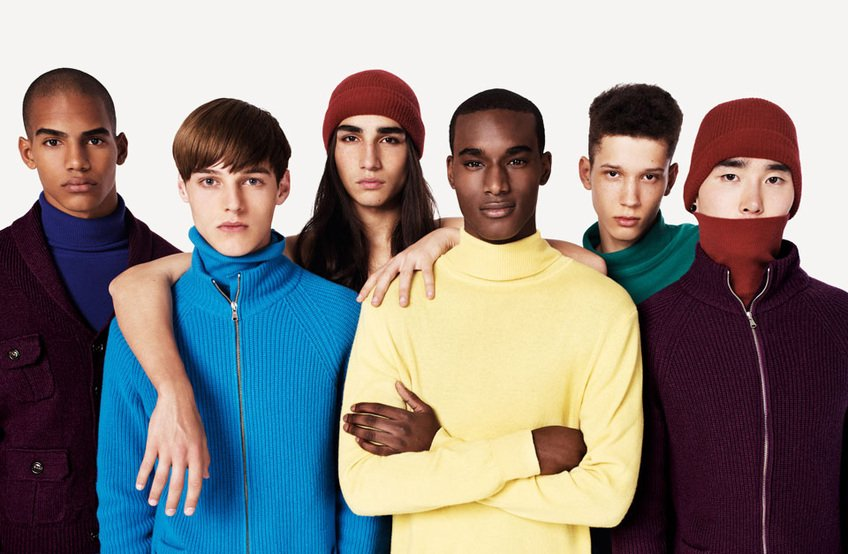
//> input picture Skin Segmentation/images/1.jpg, 848 x 554 px, given in place of images8.jpg, which was not available
$ ./Source   (built with g++ and OpenCV 4)
//> lines starting //> are read from the running program, lines starting //| are printed output that depends on the picture; after the words box and inside, x2 and y2 are one past the last pixel; in counts of white or black regions, pixels touching at a corner belong together; pictures that were not available may be replaced by others from this repository, and a replacement may not be noted
#include <opencv2\opencv.hpp>
#include <fstream>

using namespace cv;
using namespace std;

/*--------------- SKIN SEGMENTATION ---------------*/
int main() {

	// read image and store it as Mat
    Mat imageHSV;
	Mat imageFilter;
	Mat temp;

	vector<vector<Point> > contours;
	vector<vector<Point> > contours_temp;
	vector<vector<Point> >  approxFace;
	vector<Vec4i> hierarchy;
	vector<Vec4i> hierarchy_temp;


    Mat imageRGB = imread("images\8.jpg", CV_LOAD_IMAGE_UNCHANGED);
//> imageRGB is the input picture: 554 rows x 848 cols, CV_8UC3; mean B, G, R 135.8, 137.8, 142.5

	// convert from BGR -> HSV
	cvtColor(imageRGB, imageHSV, COLOR_BGR2HSV);
//> imageHSV: 554 rows x 848 cols, CV_8UC3; mean H, S, V 60.8, 115.5, 164.8
	boxFilter(imageHSV, imageFilter, -1, Size(3, 3), Point(-1, -1), true, BORDER_DEFAULT);
//> imageFilter: 554 rows x 848 cols, CV_8UC3; mean H, S, V 60.8, 115.5, 164.8

	// handle error if no image is found
	if (imageRGB.empty()){
		cout << "Error: Image cant be loaded" << endl;
		system("pause");
	}

	// show image in window
	namedWindow("Original Image", CV_WINDOW_AUTOSIZE);
	imshow("Original Image", imageRGB);
	Mat final_image;

	// filter image within this range of color
	inRange(imageFilter, Scalar(4, 50, 142), Scalar(16, 189, 226), final_image);
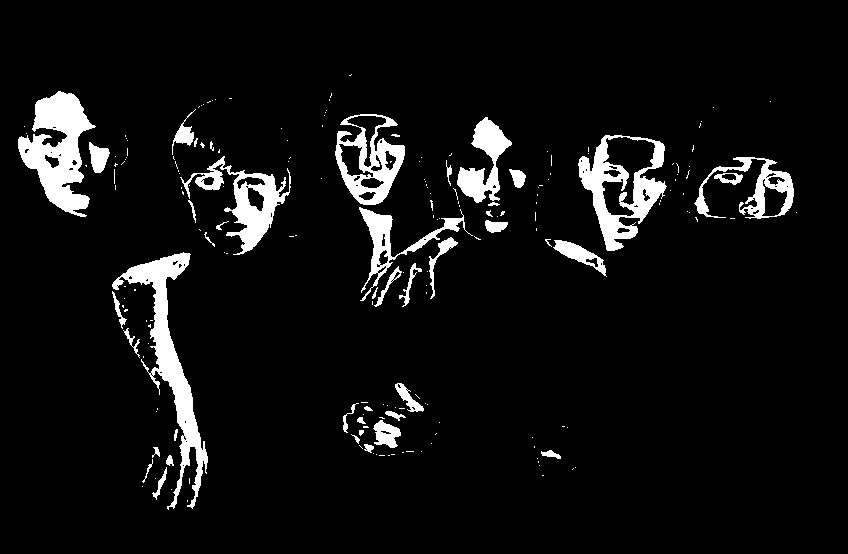
//> final_image: 554 rows x 848 cols, CV_8UC1; 6.5% white; 199 white regions (156 under 20 px)
	imshow("Image after Thresholding", final_image);
	temp = final_image;

	// contour temp image
	findContours(temp, contours, hierarchy, CV_RETR_CCOMP, CV_CHAIN_APPROX_SIMPLE);
//> contours = 273 contours, 214 with area under 20; largest, box (x1, y1, x2, y2) and area: (578, 135, 667, 251) 6034, (18, 91, 96, 217) 4842, (112, 252, 208, 510) 4720, (335, 114, 405, 205) 4038, (180, 156, 291, 255) 3138

	Mat result_temp;
	Mat template_img = imread("images\template.jpg", CV_LOAD_IMAGE_UNCHANGED);
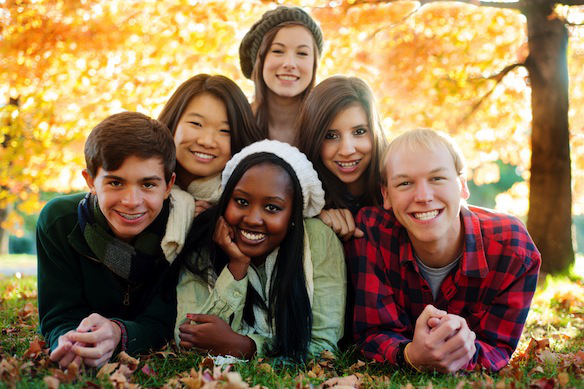
//> input picture Skin Segmentation/images/8.jpg, 584 x 389 px, given in place of images	emplate.jpg, which was not available
//> template_img is the input picture: 389 rows x 584 cols, CV_8UC3; mean B, G, R 81.2, 117, 143.2

	// binarize the image
	threshold(template_img, template_img, 250, 255, THRESH_BINARY);
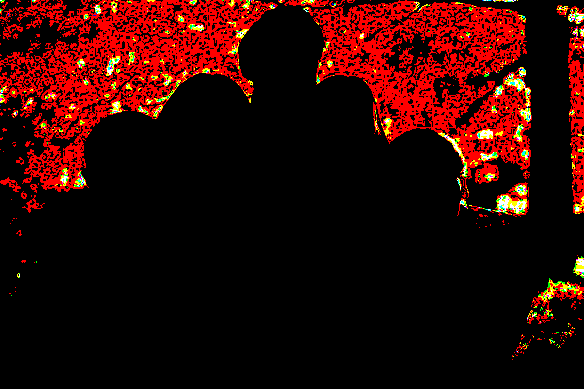
//> template_img: 389 rows x 584 cols, CV_8UC3; mean B, G, R 1.9, 5.7, 45.4
	findContours(temp, contours_temp, hierarchy_temp, CV_RETR_CCOMP, CV_CHAIN_APPROX_SIMPLE);
//> contours_temp has the same summary as contours
	template_img = Mat::zeros(final_image.size(), CV_8UC3);


	ofstream contour_area_file;
	Mat dst;
	dst = Mat::zeros(final_image.size(), CV_8UC3);
	if (contours.size() == 0);
	int idx = 0; int largestComp = 0;

	// segment faces with a max area
	double maxArea=0;
	const vector<Point>& c_temp = contours_temp[0];
//> c_temp = 2 Points (x, y): [187, 500], [187, 501]
	double area_temp = fabs(contourArea(Mat(c_temp)));
//> area_temp = 0
	for (; idx >= 0; idx = hierarchy[idx][0])
	{
		const vector<Point>& c = contours[idx];
		double area = fabs(contourArea(Mat(c)));
		if ( area >1500)
		{
			Scalar color(0, 0, 255);
			drawContours(dst, contours, idx, color, CV_FILLED, 8, hierarchy);
		}
	}
//> this loop made 199 passes
//> (area, idx) on passes 78, 102, 150, 154, 172, 181, 183, 198: (4720, 87), (1659, 127), (2150.5, 181), (3138, 194), (6034, 219), (1884.5, 237), (4038, 240), (4842, 264)
//> area on passes 9, 16, 23, 24, 27, 38: 87.5, 42, 73.5, 26, 42.5, 449
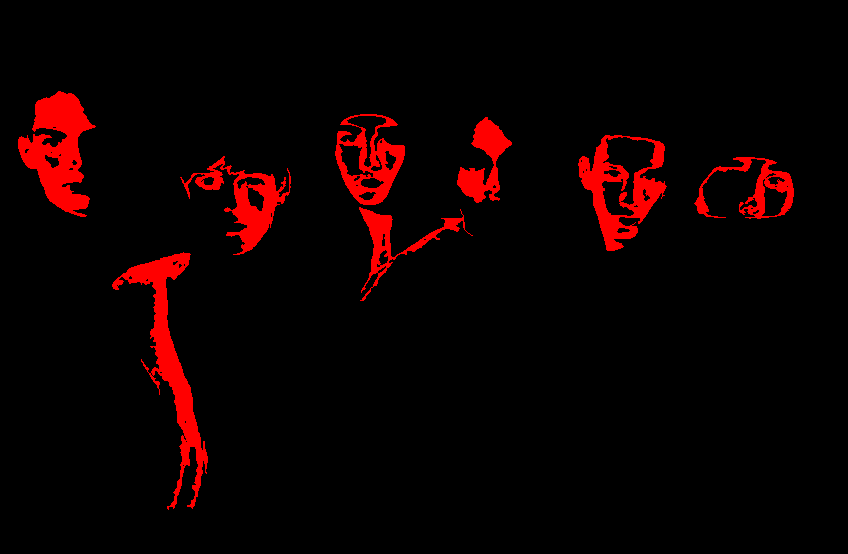
//> dst: 554 rows x 848 cols, CV_8UC3; mean B, G, R 0, 0, 13.7
//> after the loop, idx = -1

	imshow("Segmented Image", dst);


	waitKey(0);
	return 0;

}
